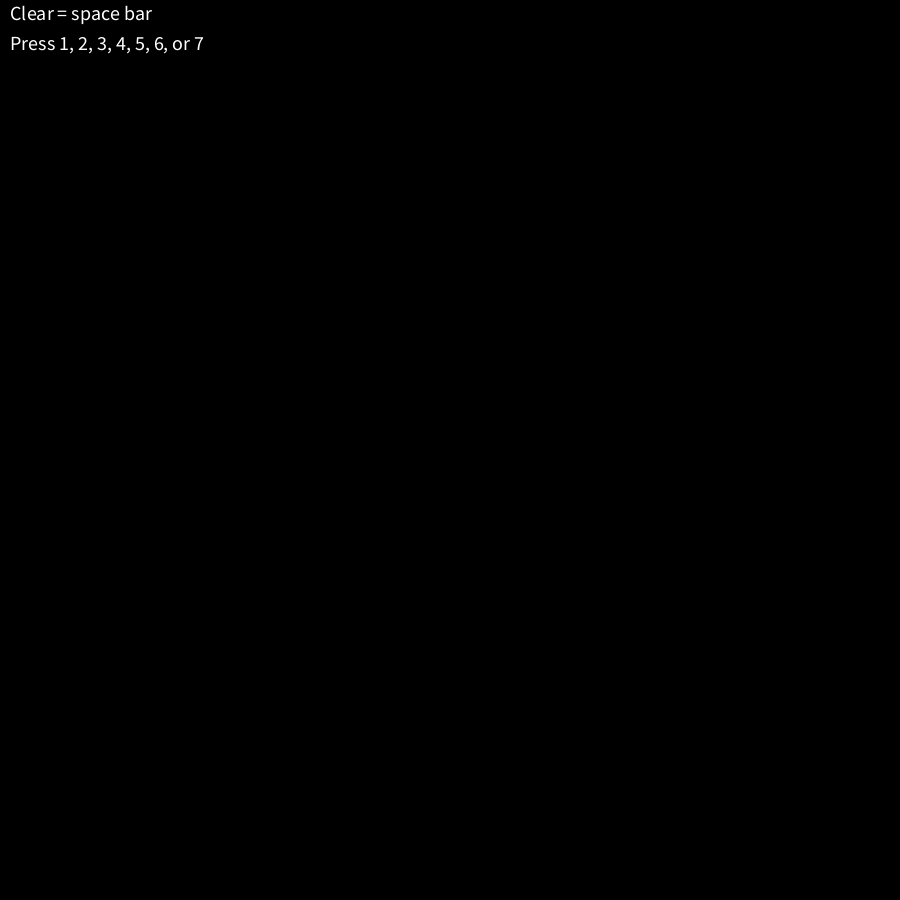
Frame 1 (no input)
Frame 60 (the mouse pressed at the canvas centre just before this capture): identical to frame 1, image omitted
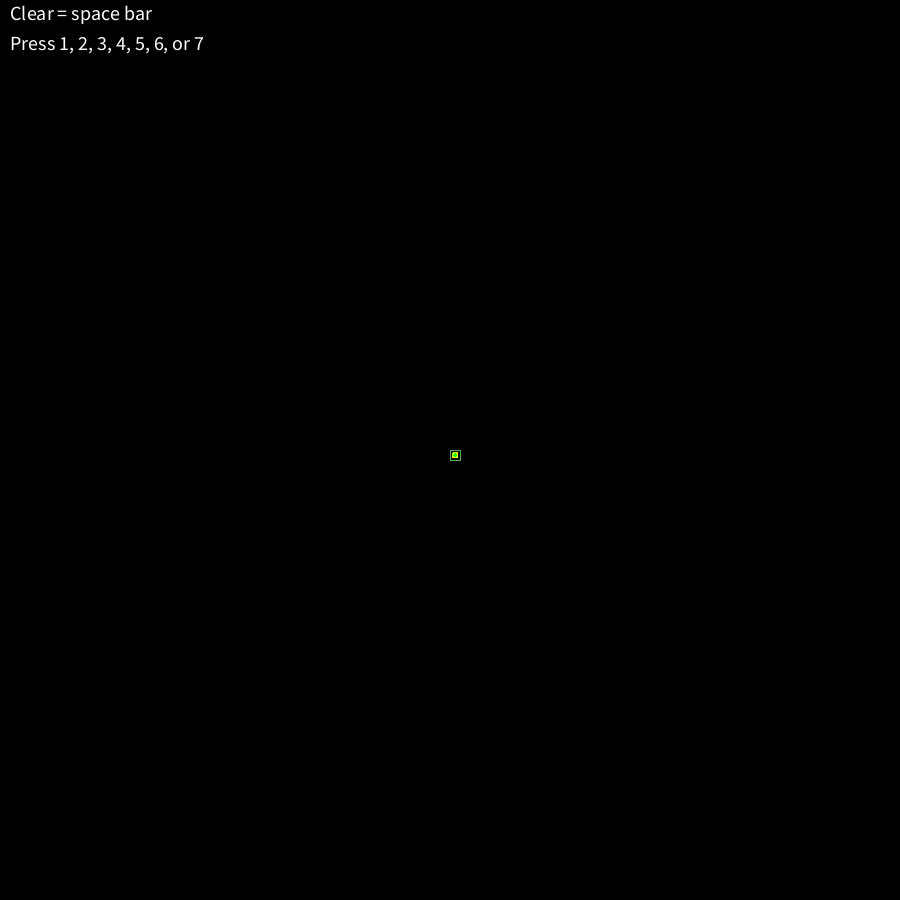
Frame 120 (the mouse held since frame 60 and released just before this capture)

The Processing sketch that drew these frames (run headless with seeded random() and noise(); from frame 60 on, the mouse is pressed at the canvas centre):

// Processing sketch: processing_116307
// ── processing_116307.pde

float x;
float y;

int r; //red 0 - 255
int g; //green 0 - 255
int b; //blue 0 - 255

boolean colorchange;

color palegreen = color (200,255,200); 
color darkgreen = color (0, 127, 0);

color palered = color (255,200,200); 
color darkred = color (127, 0, 0);

color paleblue = color (200,200,255); 
color darkblue = color (0, 0, 127);

color white = color (255); 
color gray = color (50);

color pink = color (255, 200, 200); 
color yellow = color (255, 255, 0);

color orange = color (204, 102, 0); 
color cyan = color (0, 250, 250);

color purple = color (100, 0, 200); 
color magenta = color (250, 0, 250);

float lerp = 0.0;

int whichTool;

void setup () {
  
  size (900, 900);
  background (0);
  textSize(20);
  text("Clear = space bar", 10, 20);
  text("Press 1, 2, 3, 4, 5, 6, or 7", 10, 50);
  fill(255);
  colorchange = false;
  whichTool = 1;
  
}

void draw () {
  
  if (whichTool == 1) {
   
    toolOne();
    
  }
  
  if (whichTool == 2) {
   
    toolTwo();
    
  }
  
  if (whichTool == 3) {
   
    toolThree();
    
  }
  if (whichTool == 4) {
   
    toolFour();
    
  }
  
  if (whichTool == 5) {
   
    toolFive();
    
  }
  if (whichTool == 6) {
   
    toolSix();
    
  }
  if (whichTool == 7) {
   
    toolSeven();
    
  }
 
}



void keyPressed() {
  if (key==' ') {
    background(0);
  }
  
  if (key== '1' ) {
    whichTool = 1;
  }
  
  if (key=='2') {
    whichTool = 2;
  }
  
  if (key=='3') {
    whichTool = 3;
  }
   if (key=='4') {
    whichTool = 4;
  }
  if (key=='5') {
    whichTool = 5;
  }
  if (key=='6') {
    whichTool = 6;
  }
  if (key=='7') {
    whichTool = 7;
  }
}
void toolFive() {

  stroke(7);
  x= mouseX;
  y= mouseY;
  fill(r, g, b, 50);
  stroke (r, g, b, 50);


  if (mousePressed == true) {
    color temp = lerpColor (pink, yellow, lerp);
    noFill ();
    stroke (temp);
    strokeWeight(1);
    triangle(x+6, y+6, x-8, y-8, x-10, y+10);
    triangle(y+6, x+6, y-8, x-8, y-10, x+10);
    if (!colorchange) { // colorchange = false
      lerp += 0.01;
    } 
    else if (colorchange == true) {
      lerp -= 0.01;
    }
    if (lerp <=0 || lerp >= 1.0) {
      colorchange = !colorchange; // flipswitch. if colorchange used to be true it is now false
    }
  }
}
void toolFour() {

  stroke(7);
  x= mouseX;
  y= mouseY;
  fill(r, g, b, 50);
  stroke (r, g, b, 50);


  if (mousePressed == true) {
    color temp = lerpColor (white, gray, lerp);
    fill (temp);
    stroke (temp);
    strokeWeight(1);
    ellipse (x, y, 5, 5);
    noFill();
    stroke (temp);
    ellipse (x, y+5, 5, 5);
    ellipse (x-5, y, 5, 5);
    if (!colorchange) { // colorchange = false
      lerp += 0.01;
    } 
    else if (colorchange == true) {
      lerp -= 0.01;
    }
    if (lerp <=0 || lerp >= 1.0) {
      colorchange = !colorchange; // flipswitch. if colorchange used to be true it is now false
    }
  }
}
void toolOne() {
 
  stroke(7);
  x= mouseX;
  y= mouseY;
  fill(r, g, b, 50);
  stroke (r, g, b, 50);


  if (mousePressed == true) {
    color temp = lerpColor (palegreen, darkgreen, lerp);
    noFill ();
    stroke (temp);
    strokeWeight(1);
    rect(x,y,10,10);
    rect(y,x,10,10);
    if (!colorchange) { // colorchange = false
      lerp += 0.01;
    } 
    else if (colorchange == true) {
      lerp -= 0.01;
    }
    if (lerp <=0 || lerp >= 1.0) {
      colorchange = !colorchange; // flipswitch. if colorchange used to be true it is now false
    }
   fill(0,255,0);
   stroke(255,255,0);
    ellipse(x+5,y+5,5,5);
    
  } 
  
}
void toolSeven() {

  stroke(7);
  x= mouseX;
  y= mouseY;
  fill(r, g, b, 50);
  stroke (r, g, b, 50);


  if (mousePressed == true) {
    color temp = lerpColor (purple, magenta, lerp);
    fill (temp);
    stroke (temp);
    strokeWeight(1);
    ellipse (x, y, 10, 10);
    ellipse (y, x, 10, 10);
    noFill();
    stroke (temp);
    ellipse (x+50, y+50, 10, 10);
    ellipse (y+50, x+50, 10, 10);
    if (!colorchange) { // colorchange = false
      lerp += 0.01;
    } 
    else if (colorchange == true) {
      lerp -= 0.01;
    }
    if (lerp <=0 || lerp >= 1.0) {
      colorchange = !colorchange; // flipswitch. if colorchange used to be true it is now false
    }
  }
}
void toolSix() {

  stroke(7);
  x= mouseX;
  y= mouseY;
  fill(r, g, b, 50);
  stroke (r, g, b, 50);


  if (mousePressed == true) {
    color temp = lerpColor (orange, cyan, lerp);
    fill (temp);
    stroke (temp);
    strokeWeight(1);
    ellipse (x+5, y, 5, 5);
    ellipse (x, y, 5, 5);
    noFill();
    stroke (temp);
    ellipse (x+55, y+50, 5, 5);
    ellipse (x+50, y+50, 5, 5);
    if (!colorchange) { // colorchange = false
      lerp += 0.01;
    } 
    else if (colorchange == true) {
      lerp -= 0.01;
    }
    if (lerp <=0 || lerp >= 1.0) {
      colorchange = !colorchange; // flipswitch. if colorchange used to be true it is now false
    }
  }
}
void toolThree(){

stroke(7);
  x= mouseX;
  y= mouseY;
  fill(r, g, b, 50);
  stroke (r, g, b, 50);


  if (mousePressed == true) {
    color temp = lerpColor (paleblue, darkblue, lerp);
    noFill ();
    stroke (temp);
    strokeWeight(1);
    ellipse(x,y,10,10);
    ellipse(y,x,10,10);
    if (!colorchange) { // colorchange = false
      lerp += 0.01;
    } 
    else if (colorchange == true) {
      lerp -= 0.01;
    }
    if (lerp <=0 || lerp >= 1.0) {
      colorchange = !colorchange; // flipswitch. if colorchange used to be true it is now false
    }
   fill(0,0,255);
   stroke(255,255,0);
    ellipse(x,y,5,5);
    
  }
}
 void toolTwo() {
 
 stroke(7);
  x= mouseX;
  y= mouseY;
  fill(r, g, b, 50);
  stroke (r, g, b, 50);


  if (mousePressed == true) {
    color temp = lerpColor (palered, darkred, lerp);
    noFill ();
    stroke (temp);
    strokeWeight(1);
    triangle(x+6, y+6, x-8, y-8, x-10, y+10);
    triangle(y+6, x+6, y-8, x-8, y-10, x+10);
    if (!colorchange) { // colorchange = false
      lerp += 0.01;
    } 
    else if (colorchange == true) {
      lerp -= 0.01;
    }
    if (lerp <=0 || lerp >= 1.0) {
      colorchange = !colorchange; // flipswitch. if colorchange used to be true it is now false
    }
   fill(255,0,0);
   stroke(255,255,0,90);
    ellipse(x-3,y+3,5,5);
    
  }
}
